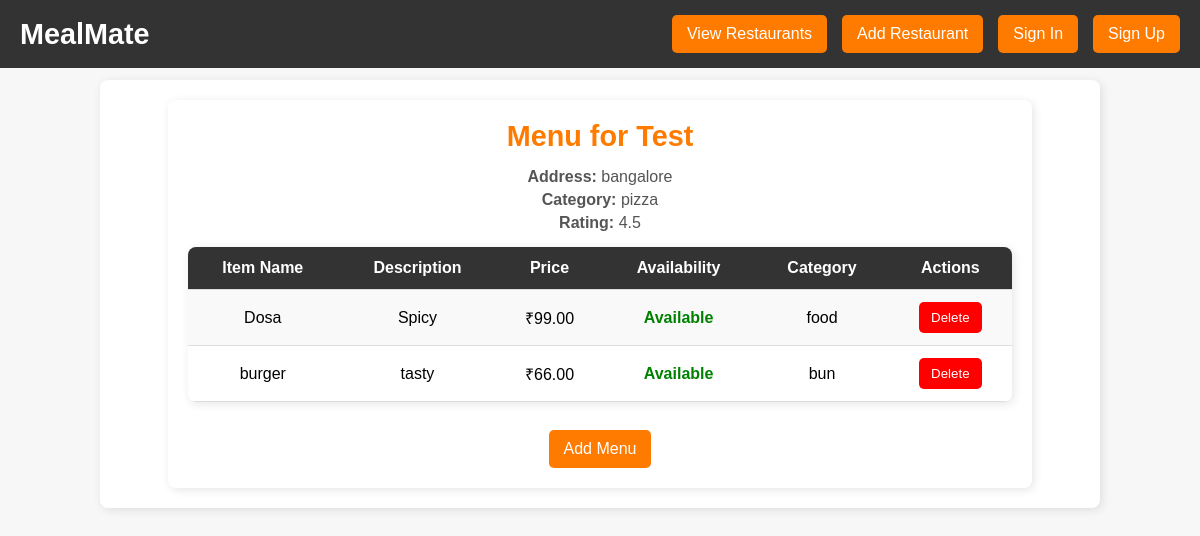
Screenshot of /view_menu/1/ with the database file from the repository.
### delivery/models.py (models this page shows, shortened)
class Restaurants(models.Model):
    Res_name = models.CharField(max_length=100)
    Food_cat = models.CharField(max_length=200)
    rating = models.FloatField()
    img = models.URLField(default="https://png.pngtree.com/png-vector/20200729/ourmid/pngtree-small-restaurant-building-vector-with-flat-design-png-image_2316583.jpg")
    address = models.CharField(max_length=100)

class Menu(models.Model):
    res = models.ForeignKey(
        Restaurants,
        on_delete=models.CASCADE
    )
    item_name = models.CharField(max_length=100)
    description = models.TextField(blank=True, null=True)
    price = models.DecimalField(max_digits=6, decimal_places=2)
    is_available = models.BooleanField(default=True)
    category = models.CharField(max_length=50)

### delivery/views.py (the view)
# urls.py: path('view_menu/<int:id>/', views.view_menu, name = 'view_menu'),
def view_menu(request, id):
    res = Restaurants.objects.get(pk=id)
    menu = Menu.objects.filter(res=res)
    return render(request, 'delivery/menu.html', {'res':res, 'menu': menu})

### delivery/templates/delivery/menu.html (shortened to what this page needs)
{% extends "delivery/base.html" %}
{% block content %}
<div class="container">
    <h2>Menu for {{ res.Res_name }}</h2>
    <p class="restaurant-info"><strong>Address:</strong> {{ res.address }}</p>
    <p class="restaurant-info"><strong>Category:</strong> {{ res.Food_cat }}</p>
    <p class="restaurant-info"><strong>Rating:</strong> {{ res.rating }}</p>
    <table class="menu-table">
        <tr>
            <th>Item Name</th>
            <th>Description</th>
            <th>Price</th>
            <th>Availability</th>
            <th>Category</th>
            <th>Actions</th>
        </tr>
        {% for item in menu %}
        <tr>
            <td>{{ item.item_name }}</td>
            <td>{{ item.description }}</td>
            <td>₹{{ item.price }}</td>
            <td class="{% if item.is_available %}available{% else %}not-available{% endif %}">
                {% if item.is_available %}Available{% else %}Not Available{% endif %}
            </td>
            <td>{{ item.category }}</td>
            <td>
                <a href="{% url 'delivery:delete_menu' item.id %}" onclick="return confirm('Are you sure you want to delete this item?');">
                    <button class="delete-btn">Delete</button>
                </a>
            </td>
        </tr>
        {% empty %}
        <tr>
            <td colspan="6" class="no-items">No menu items available</td>
        </tr>
        {% endfor %}
    </table>
    <br />
    <a href="{% url 'delivery:add_menu' res.id %}">
        <button class="add-menu-btn">Add Menu</button>
    </a>
</div>
{% endblock %}

### delivery/templates/delivery/base.html (shortened to what this page needs)
<!DOCTYPE html>
<html lang="en">
<head>
</head>
<body>
    <nav>
        <h2>MealMate</h2>
        <div class="nav-links">
            <a href="{% url 'delivery:display_res' %}">View Restaurants</a>
            <a href="{% url 'delivery:add_res' %}">Add Restaurant</a>
            <a href="{% url 'delivery:sign_in' %}">Sign In</a>
            <a href="{% url 'delivery:sign_up' %}">Sign Up</a>
        </div>
    </nav>
    <div class="container">
        {% block content %} {% endblock %}
    </div>
</body>
</html>

### delivery/templates/delivery/base.html (style rules this page uses)
* { margin: 0; padding: 0; box-sizing: border-box; font-family: 'Poppins', sans-serif; }
body { background-color: #f7f7f7; padding-top: 80px; }
nav { background-color: #333; padding: 15px 20px; display: flex; justify-content: space-between; align-items: center; position: fixed; top: 0; width: 100%; z-index: 1000; box-shadow: 0px 4px 10px #ff7b00(0, 0, 0, 0.1); }
nav h2 { color: white; font-size: 1.8rem; margin: 0; }
.nav-links { display: flex; gap: 15px; }
.nav-links a { text-decoration: none; color: white; padding: 10px 15px; background-color: #ff7b00; border-radius: 5px; transition: 0.3s; font-size: 1rem; }
.container { padding: 20px; max-width: 1200px; margin: auto; background: white; border-radius: 8px; box-shadow: 2px 2px 10px #ff7b00(0, 0, 0, 0.1); }

### delivery/templates/delivery/menu.html (style rules this page uses)
* { margin: 0; padding: 0; box-sizing: border-box; font-family: 'Poppins', sans-serif; }
body { background-color: #f7f7f7; display: flex; justify-content: center; align-items: center; flex-direction: column; padding-top: 80px; }
.container { background: white; padding: 20px; border-radius: 8px; box-shadow: 2px 2px 10px rgba(0, 0, 0, 0.1); text-align: center; width: 90%; max-width: 1000px; }
h2 { color: #ff7b00; font-size: 1.8rem; margin-bottom: 15px; }
.restaurant-info { font-size: 1rem; color: #555; margin-bottom: 5px; }
.menu-table { width: 100%; border-collapse: collapse; margin-top: 15px; background: white; border-radius: 8px; overflow: hidden; box-shadow: 2px 2px 10px rgba(0, 0, 0, 0.1); }
.menu-table th, .menu-table td { padding: 12px; text-align: center; border-bottom: 1px solid #ddd; }
.menu-table th { background-color: #333; color: white; font-weight: bold; }
.menu-table tr:nth-child(even) { background-color: #f9f9f9; }
.available { color: green; font-weight: bold; }
.delete-btn { background-color: red; color: white; border: none; padding: 8px 12px; border-radius: 5px; cursor: pointer; transition: 0.3s; }
.add-menu-btn { background-color: #ff7b00; color: white; border: none; padding: 10px 15px; border-radius: 5px; cursor: pointer; transition: 0.3s; font-size: 1rem; margin-top: 10px; }

### rows the page displays
Restaurants: Res_name "Test", address "bangalore", Food_cat "pizza", rating "4.5"
Menu: item_name "Dosa", description "Spicy", price "99.00", is_available "Available", category "food"
Menu: item_name "burger", description "tasty", price "66.00", is_available "Available", category "bun"
